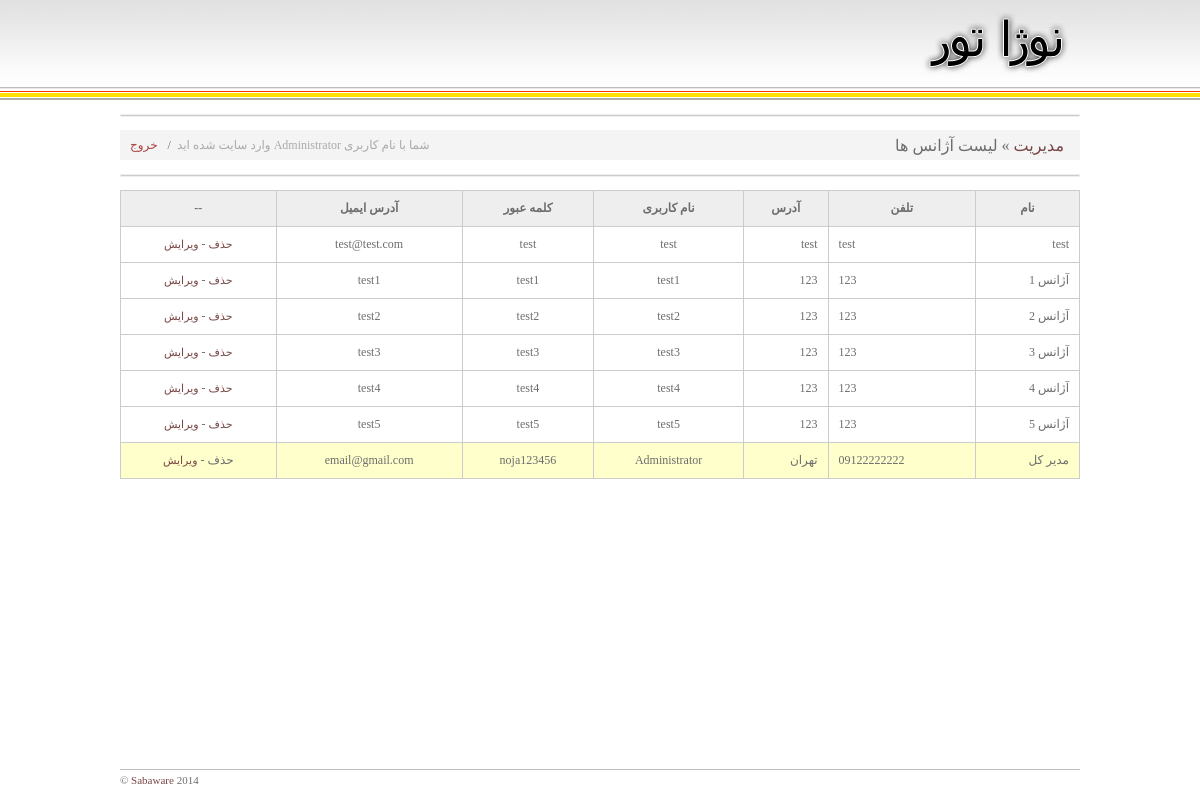
The page /root/?cp=7 (signed in) on the database as committed earlier.
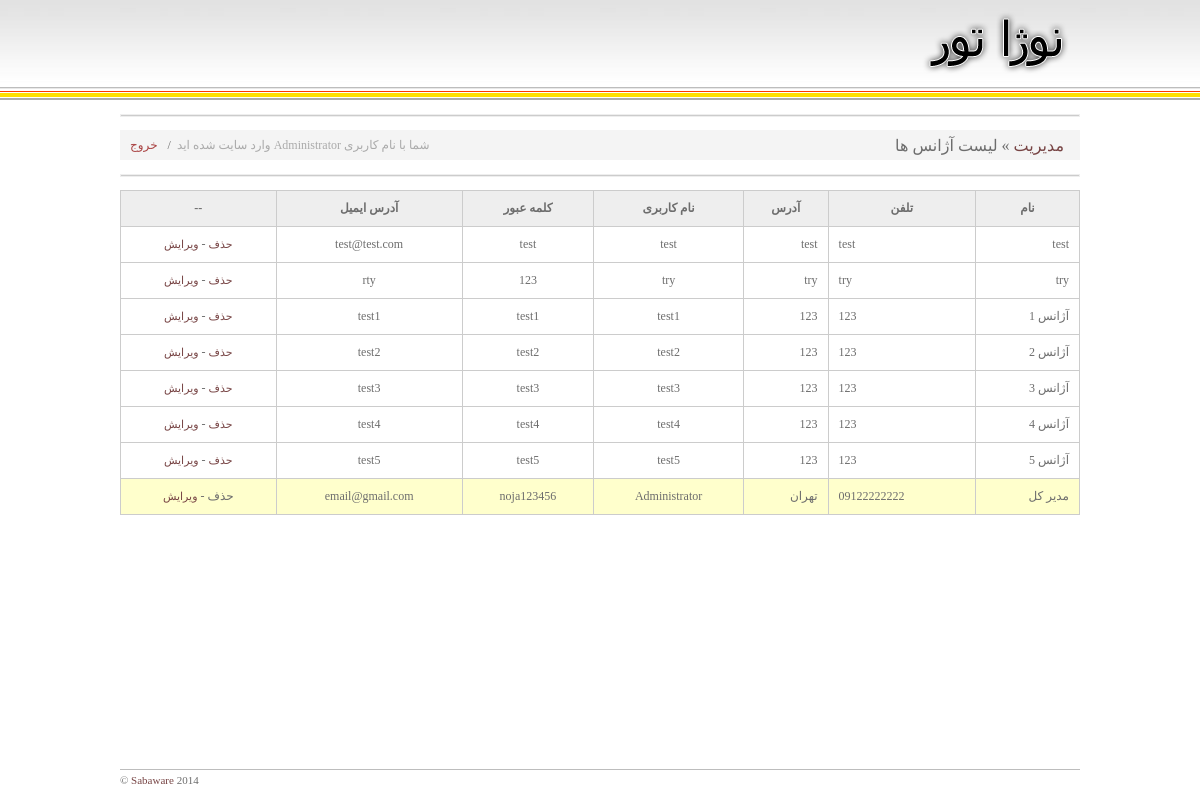
The same page on the database as committed later.
### tables this page shows
CREATE TABLE `tbl_agency` (
  `ID` int(11) NOT NULL AUTO_INCREMENT,
  `Name` varchar(100) NOT NULL,
  `Tel` varchar(50) NOT NULL,
  `Address` varchar(300) NOT NULL,
  `Logo` text NOT NULL,
  `UserName` varchar(50) NOT NULL,
  `Password` varchar(50) NOT NULL,
  `Email` varchar(100) NOT NULL,
  PRIMARY KEY (`ID`),
  UNIQUE KEY `UserName` (`UserName`)
);

### root/inc/mysql.php (called while the page is built, shortened)
<?php
function db_connect($S=false){
	if($db= @ mysql_connect($GLOBALS['sqlhost'], $GLOBALS['sqluser'], $GLOBALS['sqlpass']))
	{
		if(@ mysql_select_db($GLOBALS['dtbname']) ){
			return $db;
		}
	}
	return false;
}
function dbq($query=''){
	if($query==''){
		return false;
	} else {
		if(db_connect()){
			if($res = mysql_query($query)){
				return $res;
			} else {
				return false;
			}
		} else {
			return false;
		}
	}
}

### root/inc/_agency_list.php (the view, shortened to what this page needs)
<?
function _agency_list(){
	echo "
	<table width=80% align=center dir=rtl border=0 cellspacing=0 cellpadding=0 >
	<tr height=30 ><td colspan=2 ><hr color=#cccccc size=1px style='height:1px; border:1px solid #eee;' ></td></tr>
	<tr height=30 >
		<td bgcolor=#f4f4f4 style='font-size:16px;'>&nbsp; &nbsp; <a style='font-size:16px;' href='./' >مدیریت</a> » لیست آژانس ها</td>
		<td bgcolor=#f4f4f4 align=left ><span style='color:#aaaaaa; cursor:default;'>شما با نام کاربری ".mysql_result(dbq(" SELECT `UserName` FROM `tbl_agency` WHERE `ID`='".$_SESSION['ID']."' LIMIT 1 "),0,0)." وارد سایت شده اید</span><span style='cursor:default;'>&nbsp; /</span><a style='color:#aa4444;font-size:12px;padding:10px;' href=./?do=logout >خروج</a></td>
	</tr>
	<tr height=30 ><td colspan=2 ><hr color=#cccccc size=1px style='height:1px; border:1px solid #eee;' ></td></tr>
	</table>
	";
	echo "<table dir=rtl width=80% cellpadding=10 cellspacing=1 bgcolor=#cccccc align=center >";
	echo "
	<tr bgcolor=#eeeeee >
		<th>نام</th>
		<th>تلفن</th>
		<th>آدرس</th>
		<th>نام کاربری</th>
		<th>کلمه عبور</th>
		<th>آدرس ایمیل</th>
		<th>--</th>
	</tr>
	";
	$tdd = 20;
	$p = intval($_REQUEST['p']);
	$stt = $tdd * $p;
	if(!$rs = dbq(" SELECT * FROM `tbl_agency` WHERE 1 ORDER BY Name LIMIT $stt,$tdd ")){
		echo "err - ".__LINE__;
	} else if(!mysql_num_rows($rs)){
		echo "err - ".__LINE__;
	} else while($rw = mysql_fetch_assoc($rs)){
		echo "
		<tr bgcolor=".($rw['ID']==1?"#ffffcc":"#ffffff")." >
			<td>".$rw['Name']."</td>
			<td dir=ltr >".$rw['Tel']."</td>
			<td>".$rw['Address']."</td>
			<td align=center >".$rw['UserName']."</td>
			<td align=center >".$rw['Password']."</td>
			<td align=center >".$rw['Email']."</td>
			<td align=center >
				<a ".($rw['ID']==1?"":" onclick='if(!confirm(\"آیا مایل به حذف این آژانس هستید؟\"))return false;' href='./?cp=".$_REQUEST['cp']."&op=remove&ID=".$rw['ID']."'")." >حذف</a>
				-
				<a href='./?cp=".$_REQUEST['cp']."&op=editform&ID=".$rw['ID']."'>ویرایش</a>
			</td>
		</tr>
		";
	}
	echo "</table>";
}

Rows that differ between the two databases and show on the page:
added tbl_agency: Name "try", Tel "try", Address "try", UserName "try", Password "123", Email "rty"
